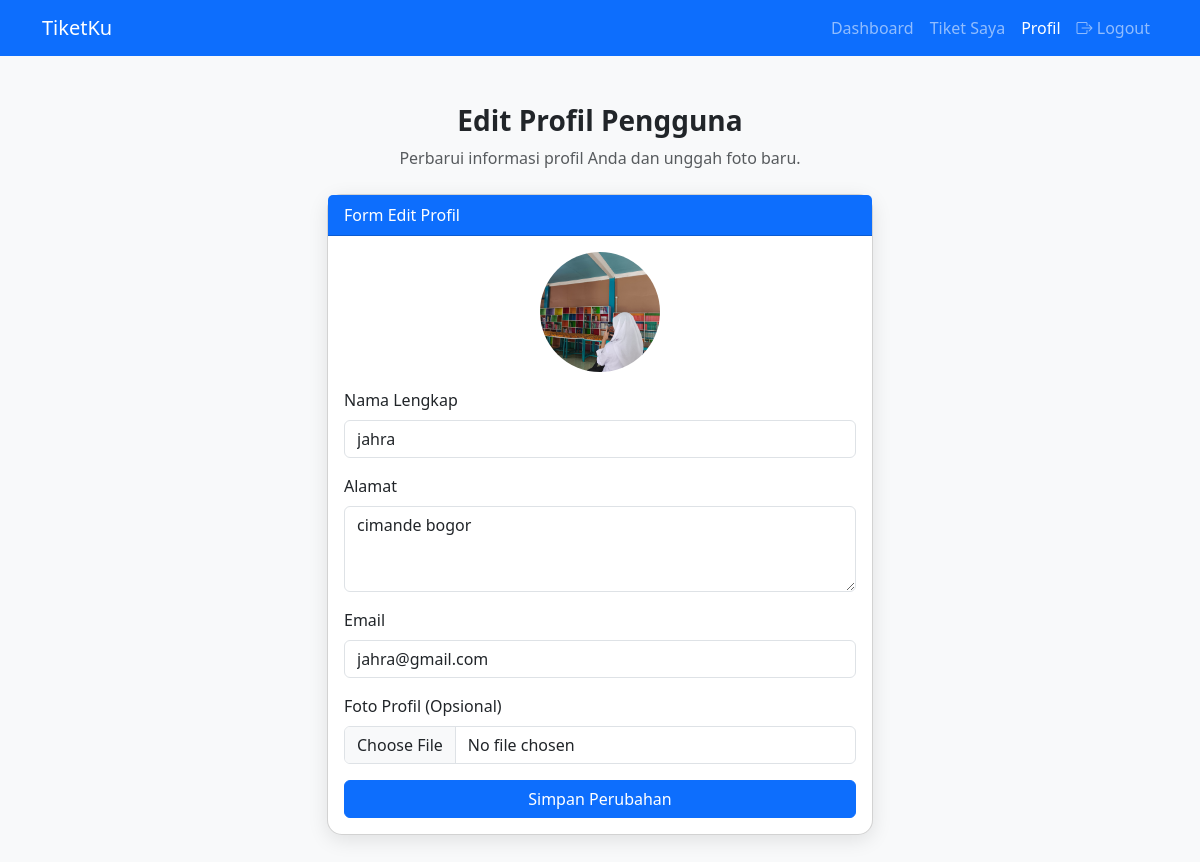
/edit_profil.php (signed in), run on the app's committed database.
### tables this page shows
CREATE TABLE `users` (
  `id_user` int NOT NULL,
  `nama` varchar(255) NOT NULL,
  `email` varchar(50) NOT NULL,
  `username` varchar(50) NOT NULL,
  `password` varchar(255) NOT NULL,
  `alamat` text,
  `role` enum('admin','petugas','pemesan') NOT NULL,
  `foto` varchar(255) DEFAULT NULL
);

### edit_profil.php (the view, shortened to what this page needs)
<?php
require 'koneksi.php';
$id_user = $_SESSION['id_user'];
$query_user = mysqli_query($con, "SELECT * FROM users WHERE id_user = '$id_user'");
$user = mysqli_fetch_assoc($query_user);
?>
<!DOCTYPE html>
<html lang="id">
<head>
    <link href="https://cdn.jsdelivr.net/npm/bootstrap@5.3.3/dist/css/bootstrap.min.css" rel="stylesheet">
    <link href="https://cdn.jsdelivr.net/npm/bootstrap-icons@1.10.0/font/bootstrap-icons.css" rel="stylesheet">
</head>
<body>
<nav class="navbar navbar-expand-lg navbar-dark bg-primary">
    <div class="container">
        <a class="navbar-brand" href="#">TiketKu</a>
        <div class="collapse navbar-collapse justify-content-end" id="navbarNav">
            <ul class="navbar-nav">
                <li class="nav-item"><a class="nav-link" href="dashboard_user.php">Dashboard</a></li>
                <li class="nav-item"><a class="nav-link" href="tiket_saya.php">Tiket Saya</a></li>
                <li class="nav-item"><a class="nav-link active" href="profil.php">Profil</a></li>
                <li class="nav-item"><a class="nav-link" href="logout.php"><i class="bi bi-box-arrow-right"></i> Logout</a></li>
            </ul>
        </div>
    </div>
</nav>
<div class="container my-5">
    <div class="mb-4 text-center">
        <h3 class="fw-semibold">Edit Profil Pengguna</h3>
        <p class="text-muted">Perbarui informasi profil Anda dan unggah foto baru.</p>
    </div>
    <div class="row justify-content-center">
        <div class="col-md-6">
            <div class="card card-custom">
                <div class="card-header bg-primary text-white">Form Edit Profil</div>
                <div class="card-body text-center">
                    <img src="<?= $user['foto'] ? 'uploads/' . $user['foto'] : 'https://via.placeholder.com/120' ?>" class="profile-img mb-3" alt="Foto Profil">
                    <form method="POST" enctype="multipart/form-data">
                        <div class="mb-3 text-start">
                            <label for="nama" class="form-label">Nama Lengkap</label>
                            <input type="text" class="form-control" id="nama" name="nama" value="<?= htmlspecialchars($user['nama']) ?>" required>
                        </div>
                        <div class="mb-3 text-start">
                            <label for="alamat" class="form-label">Alamat</label>
                            <textarea class="form-control" id="alamat" name="alamat" rows="3" required><?= htmlspecialchars($user['alamat']) ?></textarea>
                        </div>
                        <div class="mb-3 text-start">
                            <label for="email" class="form-label">Email</label>
                            <input type="email" class="form-control" id="email" name="email" value="<?= htmlspecialchars($user['email']) ?>" required>
                        </div>
                        <div class="mb-3 text-start">
                            <label for="foto" class="form-label">Foto Profil (Opsional)</label>
                            <input class="form-control" type="file" name="foto" accept="image/*">
                        </div>
                        <button type="submit" class="btn btn-primary w-100">Simpan Perubahan</button>
                    </form>
                </div>
            </div>
        </div>
    </div>
</div>
</body>
</html>

### edit_profil.php (style rules this page uses)
body { background-color: #f8f9fa; }
.card-custom { border-radius: 15px; box-shadow: 0 5px 20px rgba(0,0,0,0.1); }
.profile-img { width: 120px; height: 120px; object-fit: cover; border-radius: 50%; margin-bottom: 15px; }

### data on the page
users: foto (picture), nama "jahra", alamat "cimande bogor", email "jahra@gmail.com"
